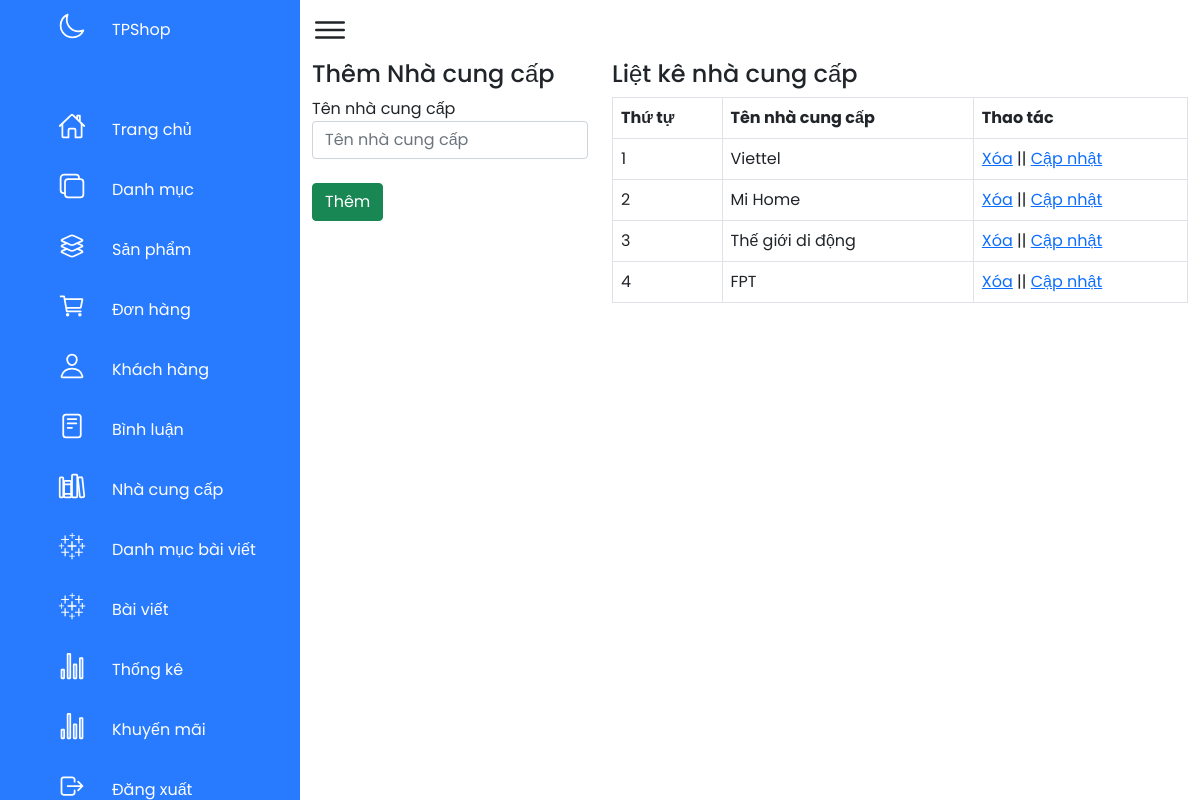
Page /admin/xulynhacungcap.php on the committed database.
### tables this page shows
CREATE TABLE `nhacungcap` (
  `nhacungcap_id` int(11) NOT NULL,
  `tennhacungcap` varchar(100) NOT NULL
);

### admin/xulynhacungcap.php (the view, shortened to what this page needs)
<?php
    include('../db/conn.php');
?>
<!DOCTYPE html>
<html lang="en">
<head>
    <link rel="stylesheet" href="../css/style_admin.css" >
    <link href="https://cdn.jsdelivr.net/npm/bootstrap@5.1.3/dist/css/bootstrap.min.css" rel="stylesheet">
</head>
<body>
    <div class="container1">
    <?php
            include ('menu.php');
        ?>
        <div class="main">
            <div class="toggle">
                <ion-icon name="menu-outline"></ion-icon>
            </div>
            <div class="container">
                <div class="row">
                <?php
                    if(isset($_GET['quanly']) =='capnhat'){
                        $id_capnhat = $_GET['capnhat_id'];
                        $sql_capnhat = mysqli_query($con,"SELECT * FROM nhacungcap where nhacungcap_id = '$id_capnhat'");
                        $row_capnhat = mysqli_fetch_array($sql_capnhat);
                     ?>
                         <div class="col-md-4">
                        <h4>Cập nhật nhà cung cấp</h4>
                        <form action="" method="POST" >
                            <label for="">Tên Nhà cung cấp</label>
                            <input type="text" class="form-control" name="tenncc" value="<?=$row_capnhat['tennhacungcap']?>"><br>
                            <input type="hidden" class="form-control" name="id_update" value="<?=$row_capnhat['nhacungcap_id']?>"><br>
                            <input type="submit" name="capnhatncc" value="Cập nhật" class="btn btn-success">
                        </form>
                    </div>
                    <?php
                   }else{ ?>
                      <div class="col-md-4">
                        <h4>Thêm Nhà cung cấp</h4>
                        <form action="" method="POST" >
                            <label for="">Tên nhà cung cấp</label>
                            <input type="text" class="form-control" name="tenncc" placeholder="Tên nhà cung cấp"><br>
                            <input type="submit" name="submit" value="Thêm" class="btn btn-success">
                        </form>
                    </div>
                    <?php
                     }
                    ?>
                    <div class="col-md-8">
                        <h4>Liệt kê nhà cung cấp</h4>
                        <?php
                            $sql_select_ncc = mysqli_query($con,"SELECT * FROM nhacungcap order by nhacungcap_id DESC");
                        ?>
                        <table class="table  table-bordered ">
                            <tr>
                                <th>Thứ tự</th>
                                <th>Tên nhà cung cấp</th>
                                <th>Thao tác</th>
                            </tr>
                        <?php
                            $i =0;
                            while($row_ncc = mysqli_fetch_array($sql_select_ncc)){
                                $i++;
                        ?>
                            <tr>
                                <td><?=$i?></td>
                                <td><?=$row_ncc['tennhacungcap']?></td>
                                <td><a href="?xoa=<?php echo $row_ncc['nhacungcap_id']?>" onclick="return confirm('bạn có chắc muốn xóa nhà cung cấp này không')">Xóa</a>
                                || <a href="?quanly=capnhat&capnhat_id=<?php echo $row_ncc['nhacungcap_id']?>">Cập nhật</a>
                                </td>
                            </tr>
                        <?php
                           }
                        ?>
                        </table>
                    </div>
                </div>
            </div>
        </div>
        </div>
</body>
</html>

### css/style_admin.css (style rules this page uses)
* { margin: 0; padding: 0; box-sizing: border-box; font-family: 'Poppins', sans-serif; }
:root { --blue: #287bff; --white: #fff; --grey: #f5f5f5; --black1: #222; --black2: #999; }
body { min-width: 100vh; overflow-x: hidden; }
.container1 { position: relative; width: 100%; }
.main { position: absolute; width: calc(100% - 300px); left: 300px; min-height: 100vh; background:var(--white); transition: 0.5s; }
.toggle { position: relative; width: 60px; height: 60px; display: flex; justify-content: center; align-items: center; font-size: 2.5em; cursor: pointer; }
.btn { position: relative; padding: 5px 10px; background: var(--blue); text-decoration: none; color: var(--white); border-radius: 6px; }

### rows in the picture
nhacungcap: tennhacungcap "Viettel"
nhacungcap: tennhacungcap "Mi Home"
nhacungcap: tennhacungcap "Thế giới di động"
nhacungcap: tennhacungcap "FPT"
